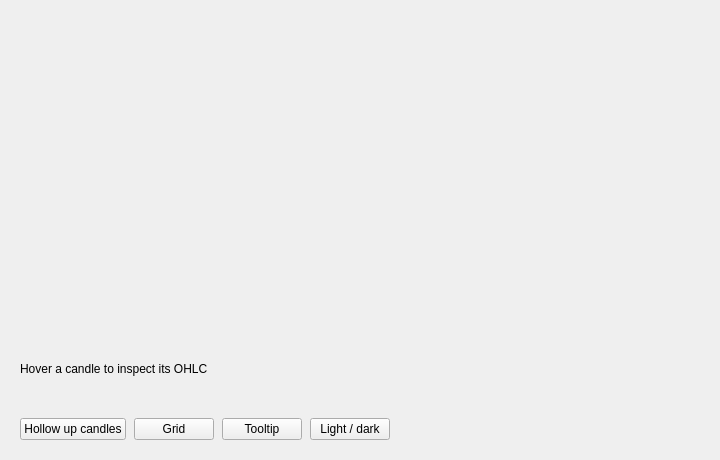
<?xml version='1.0' encoding='utf-8'?>
<ui version="4.0">
 <class>MainWindow</class>
 <widget class="QMainWindow" name="MainWindow">
  <property name="geometry">
   <rect>
    <x>0</x>
    <y>0</y>
    <width>720</width>
    <height>460</height>
   </rect>
  </property>
  <property name="windowTitle">
   <string>QCustomCandlestickChart</string>
  </property>
  <widget class="QWidget" name="centralwidget">
   <layout class="QVBoxLayout" name="rootLayout">
    <property name="spacing">
     <number>14</number>
    </property>
    <property name="leftMargin">
     <number>20</number>
    </property>
    <property name="topMargin">
     <number>20</number>
    </property>
    <property name="rightMargin">
     <number>20</number>
    </property>
    <property name="bottomMargin">
     <number>20</number>
    </property>
    <item>
     <widget class="QCustomCandlestickChart" name="chart" native="true">
      <property name="minimumSize">
       <size>
        <width>0</width>
        <height>300</height>
       </size>
      </property>
     </widget>
    </item>
    <item>
     <widget class="QLabel" name="readoutLabel">
      <property name="text">
       <string>Hover a candle to inspect its OHLC</string>
      </property>
     </widget>
    </item>
    <item>
     <layout class="QHBoxLayout" name="controlsRow">
      <property name="spacing">
       <number>8</number>
      </property>
      <item>
       <widget class="QPushButton" name="hollowButton">
        <property name="text">
         <string>Hollow up candles</string>
        </property>
       </widget>
      </item>
      <item>
       <widget class="QPushButton" name="gridButton">
        <property name="text">
         <string>Grid</string>
        </property>
       </widget>
      </item>
      <item>
       <widget class="QPushButton" name="tooltipButton">
        <property name="text">
         <string>Tooltip</string>
        </property>
       </widget>
      </item>
      <item>
       <widget class="QPushButton" name="themeButton">
        <property name="text">
         <string>Light / dark</string>
        </property>
       </widget>
      </item>
      <item>
       <spacer name="controlsSpacer">
        <property name="orientation">
         <enum>Qt::Horizontal</enum>
        </property>
        <property name="sizeHint" stdset="0">
         <size>
          <width>0</width>
          <height>0</height>
         </size>
        </property>
       </spacer>
      </item>
     </layout>
    </item>
   </layout>
  </widget>
 </widget>
 <customwidgets>
  <customwidget>
   <class>QCustomCandlestickChart</class>
   <extends>QWidget</extends>
   <header location="global">Custom_Widgets.QCustomCandlestickChart.h</header>
  </customwidget>
 <customwidget><class>QPushButton</class><extends>QPushButton</extends><header location="global">Custom_Widgets.Theme.h</header><container>1</container></customwidget><customwidget><class>QLabel</class><extends>QLabel</extends><header location="global">Custom_Widgets.Theme.h</header><container>1</container></customwidget></customwidgets>
 <connections />
</ui>
